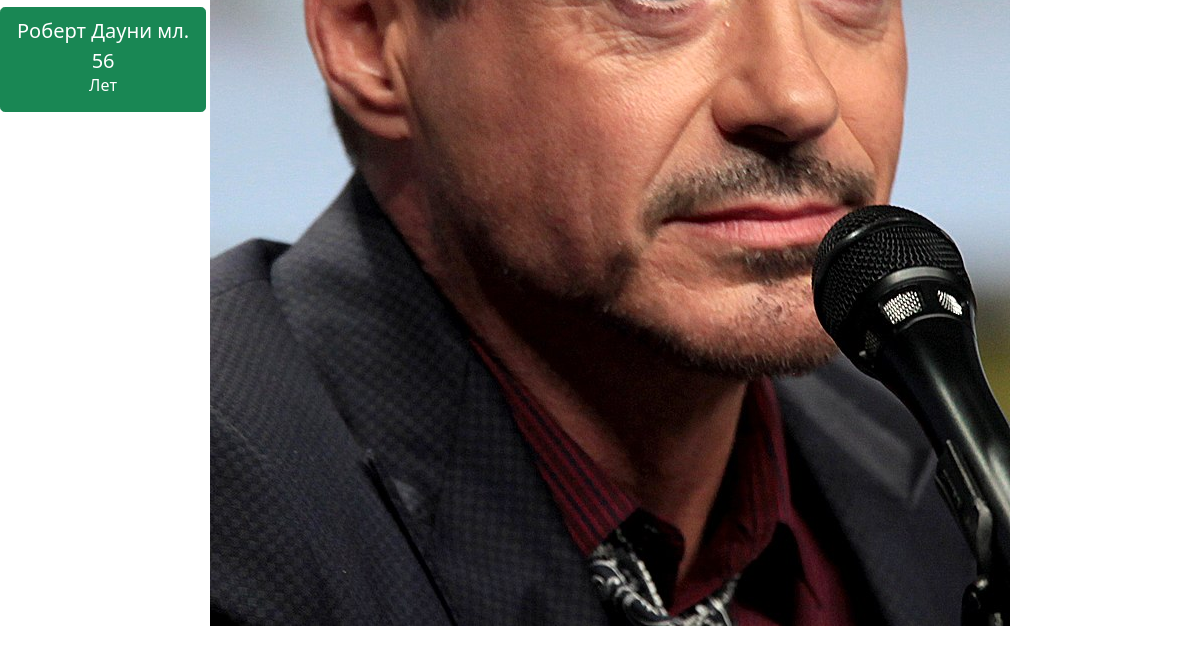
Page /base/ (lower part) on the earlier database version.
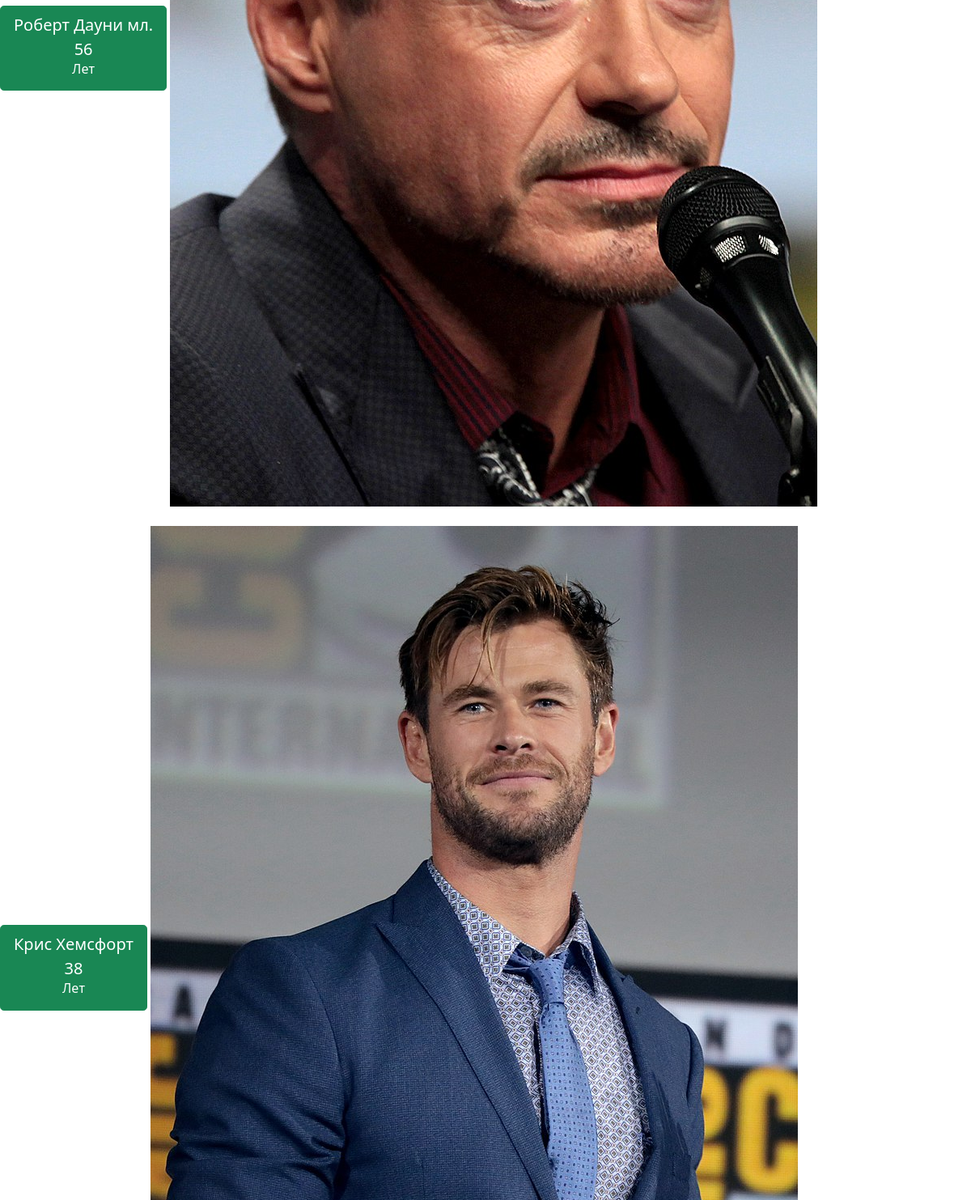
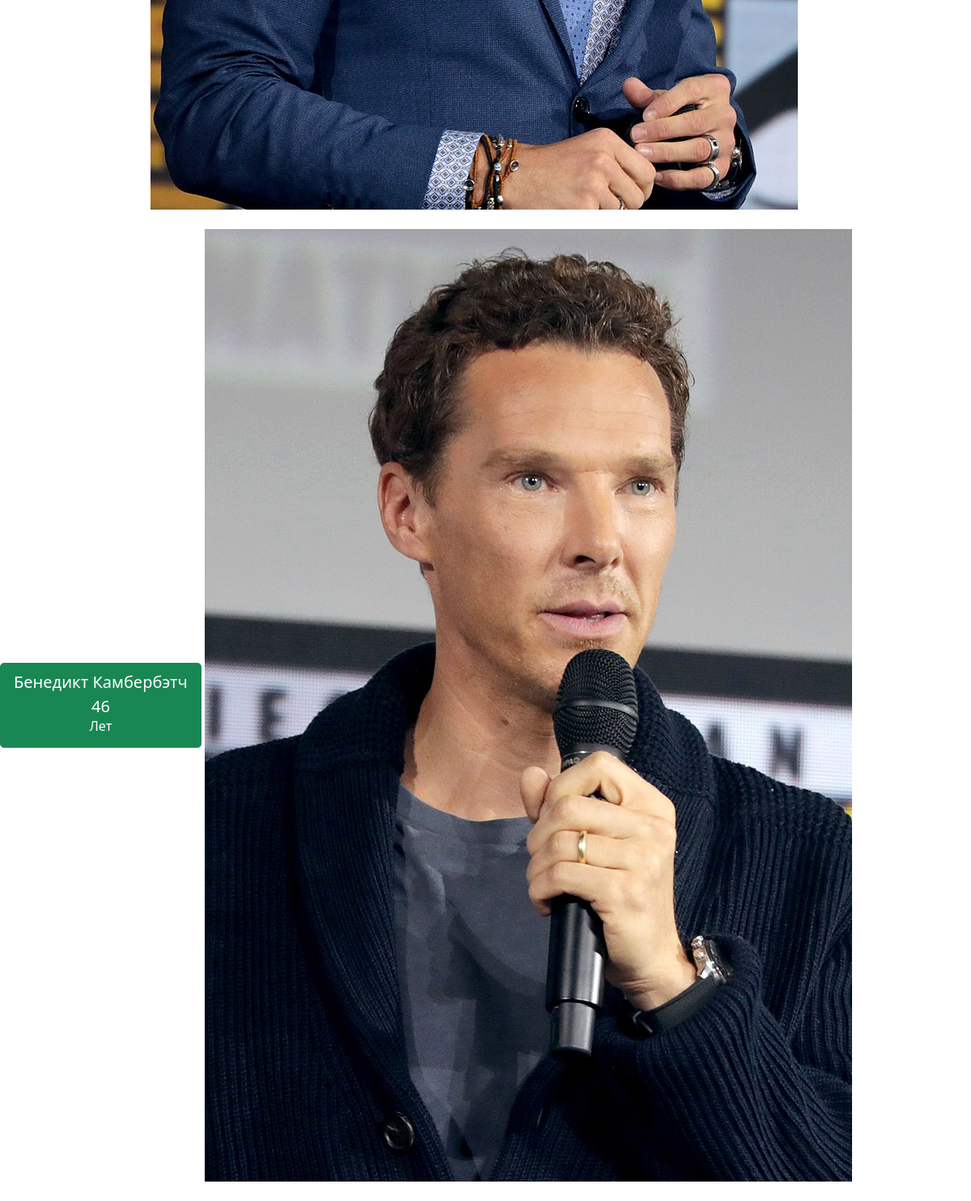
Same page on the later database version (2 pictures, top to bottom).
### Marvels_Studio/models.py (models this page shows, shortened)
class Actor(models.Model):
	name = models.CharField('Имена актёров', max_length=150)
	age = models.PositiveSmallIntegerField('Возраст актёров', default=0)
	description = models.TextField('Описание', max_length=1500)
	image = models.ImageField('Фотография актёра', upload_to='actor/', default='default title')
	class Meta:
		verbose_name = "Актёр"
		verbose_name_plural = "Актёры"

### Marvels_Studio/views.py (the view)
# urls.py: path('base/', views.base.as_view(), name='base'),
class base(View):
	def get(self, request):
		actor = Actor.objects.all()
		return render(request, 'movies/base.html', {'actor_list': actor})

### Marvels_Studio/templates/movies/base.html (shortened to what this page needs)
<!DOCTYPE html>
{% load static %}
<html lang="en">
<head>
    <link rel="stylesheet" href="https://cdn.jsdelivr.net/npm/bootstrap@5.1.3/dist/css/bootstrap.min.css">
</head>
<body>
{% for Actor in actor_list %}
<div class="btn btn-success btn-lg">
    {{Actor.name}}<br>
    {{Actor.age}} <h6>Лет</h6>
</div>
 <img src="{{ Actor.image.url}}" class="img-fluid" alt=""><br>
{{Movie.actors.url}}<br>
{% endfor %}
</body>
</html>

Differences in the rows shown:
added Actor: name "Крис Хемсфорт", age "38", image (picture)
added Actor: name "Бенедикт Камбербэтч", age "46", image (picture)
